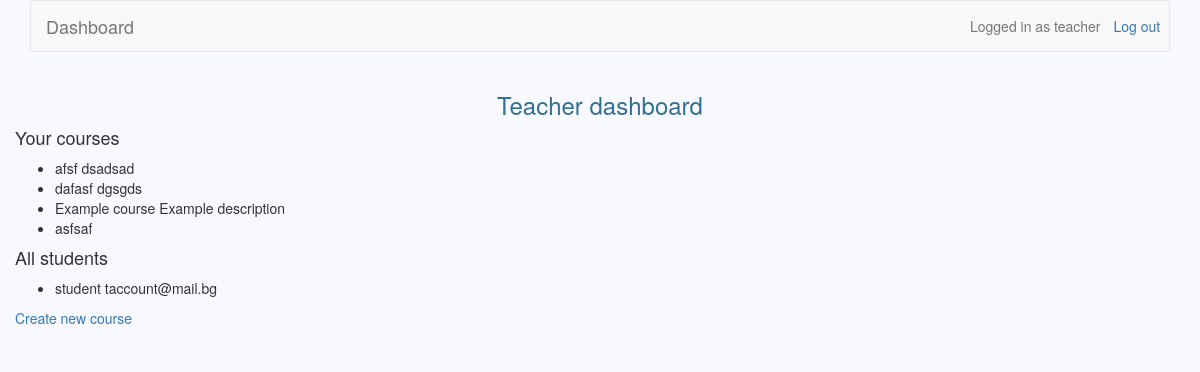
The app's page /teachers/ (signed in) with its own data.
### users/models.py (models this page shows, shortened)
class User(AbstractBaseUser):
	username = models.CharField(max_length=30, unique=True, db_index=True)
	email = models.EmailField(max_length=30)
	is_teacher = models.BooleanField(default=False)
	date_joined = models.DateTimeField(default=datetime.now)
	is_active = models.BooleanField(default=True)
	USERNAME_FIELD = 'username'
	objects = UserManager()

### teachers/models.py (models this page shows)
class Course(models.Model):
	owner = models.CharField(max_length=30)
	name = models.CharField(max_length=30, unique=True, db_index=True)
	description = models.TextField(blank=True)
	created = models.DateTimeField(default=datetime.now)

### teachers/views.py (the view)
@user_passes_test(teacher_check, login_url='/login')
def dashboard(request):
	courses = Course.objects.filter(owner=request.user)
	students = User.objects.filter(is_teacher=False)
	return render_to_response('teacher_dashboard.html', {'courses': courses, 'students': students},
		context_instance=RequestContext(request))

### teachers/views.py (called while the page is built)
def teacher_check(user):
    return user.is_teacher

### teachers/templates/teacher_dashboard.html
{% extends 'base.html' %}
{% block dashboard_redirect %}teachers{% endblock %}
{% block header_text %}
	{% if messages %}
	    {% for message in messages %}
	    	{{ message }}
	    {% endfor %}
	{% else %}
		Teacher dashboard
	{% endif %}
{% endblock %}
{% block dashboard %}
	<h4>Your courses</h4>
	<ul>
	    {% for course in courses %}
	        <li>{{ course.name }} {{ course.description }}</li>
	    {% endfor %}
	</ul>
	<h4>All students</h4>
	<ul>
	    {% for student in students %}
	        <li>{{ student.username }} {{ student.email }}</li>
	    {% endfor %}
	</ul>
	<a href="/teachers/create">Create new course</a>
{% endblock %}

### templates/base.html (shortened to what this page needs)
{% load staticfiles %}
<!DOCTYPE html>
<html>
    <head>
        <link href="/static/bootstrap/css/bootstrap.min.css" rel="stylesheet">
        <link href="/static/base.css" rel="stylesheet">
	</head>
    <body>
        <div class="container">
            <nav class="navbar navbar-default" role="navigation">
                {% if user.is_active %}
                    <a class="navbar-brand" href="/{% block dashboard_redirect %}teachers{% endblock %}">Dashboard</a>
                    <a class="btn navbar-btn navbar-right" id="id_logout" href="{% url 'logout' %}">Log out</a>
                    <span class="navbar-text navbar-right">Logged in as {{ user.username }}</span>
                {% else %}
                    <a class="navbar-brand" href="/">Django-LMS</a>
                    <a class="btn navbar-btn navbar-right" id="id_login" href="{% url 'login' %}">Log in</a>
                    <a class="btn navbar-btn navbar-right" id="id_signup" href="{% url 'signup' %}">Sign up</a>
                {% endif %}
            </nav>
            <div class="row" jumbotron>
                <h3 class='text-info text-center'>{% block header_text %}{% endblock %}</h3>
                {% block dashboard %}{% endblock %}
                <form class="form-horizontal col-md-6 col-md-offset-5" action="{% block form_action %}{% endblock %}"
                      method='POST'>
                    <div class="form-group col-xs-4">
                    </div>
                </form>
                </div>
            </div>
            <div class="row" jumbotron>
                <div class="text-center">
                    <div class="col-md-6 col-md-offset-3" >
                    </div>
                </div>
            </div>
    </body>
</html>

### django-lms/static/base.css (style rules this page uses)
body { background-color: #F8F8FF; }
#id_login, #id_logout { padding-right: 2%; }

### records on screen
User: username "teacher"
Course: name "afsf", description "dsadsad"
Course: name "dafasf", description "dgsgds"
Course: name "Example course", description "Example description"
Course: name "asfsaf"
User: username "student", email "taccount@mail.bg"
